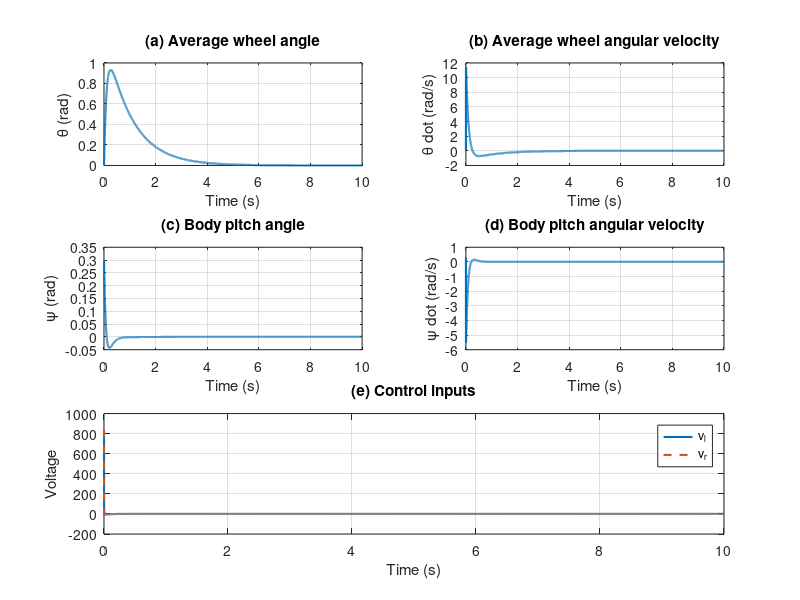

This figure's MATLAB source:
clear; clc; close all;

%% =====================================================
% NOMINAL SELF-BALANCING MODEL
% =====================================================

A = [0 0 1 0;
    0 0 0 1;
    0 55.540 -0.610 0.610;
    0 62.794 -0.316 0.316];

B = [0      0;
    0      0;
    9.385  9.385;
    -4.857 -4.857];

C = eye(4);
D = zeros(4,2);

%% =====================================================
% LQR CONTROLLER
% =====================================================

Q = diag([10000 1 10000 1]);
R = diag([1 1]);

K_lqr = lqr(A,B,Q,R);

disp('LQR gain:')
disp(K_lqr)

%% =====================================================
% CLOSED-LOOP SYSTEM
% =====================================================

Acl = A - B*K_lqr;

sys_cl = ss(Acl,B,C,D);

%% =====================================================
% SIMULATION SETTINGS
% =====================================================

t = 0:0.001:10;

% Initial condition
% small pitch disturbance
x0 = [0;
    0.3;
    0.1;
    0.3];

%% =====================================================
% CLOSED-LOOP RESPONSE
% =====================================================

[y,t,x] = initial(sys_cl,x0,t);

%% =====================================================
% CONTROL INPUT COMPUTATION
% u = -Kx
% =====================================================

u = zeros(length(t),2);

for k = 1:length(t)
    u(k,:) = -K_lqr*x(k,:)';
end

%% =====================================================
% FIGURE 3 STYLE PLOTS
% =====================================================

figure;

% -----------------------------------------------------
% (a) Average wheel angle
% -----------------------------------------------------
subplot(3,2,1)
plot(t,x(:,1),'LineWidth',1.5)
grid on
title('(a) Average wheel angle')
xlabel('Time (s)')
ylabel('\theta (rad)')

% -----------------------------------------------------
% (b) Average wheel angular velocity
% -----------------------------------------------------
subplot(3,2,2)
plot(t,x(:,3),'LineWidth',1.5)
grid on
title('(b) Average wheel angular velocity')
xlabel('Time (s)')
ylabel('\theta dot (rad/s)')

% -----------------------------------------------------
% (c) Body pitch angle
% -----------------------------------------------------
subplot(3,2,3)
plot(t,x(:,2),'LineWidth',1.5)
grid on
title('(c) Body pitch angle')
xlabel('Time (s)')
ylabel('\psi (rad)')

% -----------------------------------------------------
% (d) Body pitch angular velocity
% -----------------------------------------------------
subplot(3,2,4)
plot(t,x(:,4),'LineWidth',1.5)
grid on
title('(d) Body pitch angular velocity')
xlabel('Time (s)')
ylabel('\psi dot (rad/s)')

% -----------------------------------------------------
% (e) Control inputs
% -----------------------------------------------------
subplot(3,2,[5 6])
plot(t,u(:,1),'LineWidth',1.5)
hold on
plot(t,u(:,2),'--','LineWidth',1.5)

grid on

title('(e) Control inputs')
xlabel('Time (s)')
ylabel('Voltage')

legend('v_l','v_r')
